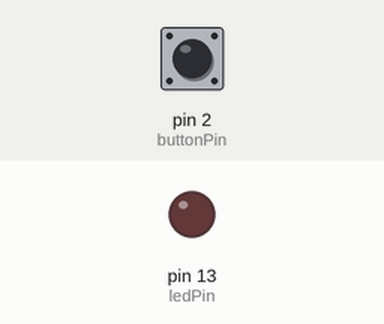
A sketch run on a simulated Arduino Uno, built with avr-gcc and run on an emulated ATmega328P. Shown: output pins drawn as LEDs (lit = HIGH). Dashed ring = blinking. Inputs (shaded band) come from the test bench; at power-on: pin 2 (buttonPin) LOW.

Above: at 1.2 s.
1.3 s: pin 2 (buttonPin) pulled HIGH for 1 s
At 1.55 s:
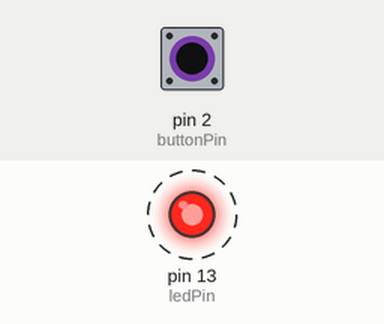
4.3 s: pin 2 (buttonPin) pulled HIGH for 3.2 s
At 7.9 s:
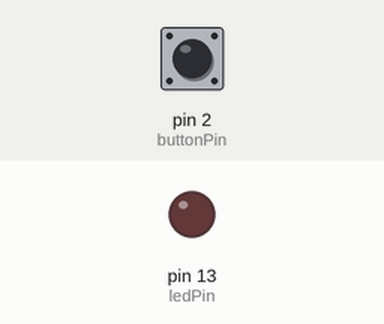
Timing chart, 0 to 9.4 s (numbered marks = the images above; inputs shaded):
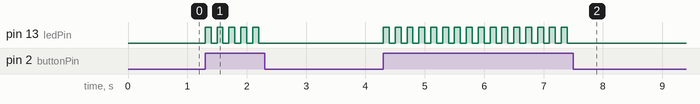

Measured:
- after the input at 1.3 s, pin 13 (ledPin): alternates HIGH for 0.10 s and LOW for 0.10 s, 10 changes in all, then stays LOW, starting at once
- after the input at 4.3 s, pin 13 (ledPin): alternates HIGH for 0.10 s and LOW for 0.10 s, 32 changes in all, then stays LOW, starting at once

The sketch:

sketch.ino
```cpp
int ledPin=13;
int buttonPin=2;
void setup(){
pinMode(ledPin, OUTPUT);
pinMode(buttonPin, INPUT);
}
void loop(){
int buttonState=digitalRead(buttonPin);
if(buttonState == HIGH )
{
  digitalWrite(ledPin, HIGH);
  delay(100);
  digitalWrite(ledPin, LOW);
  delay(100);
}
// else{
//   digitalWrite(ledPin, LOW);
// }
}
```
